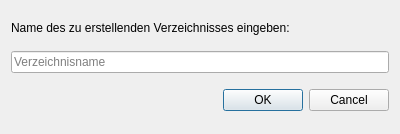
<?xml version="1.0" encoding="UTF-8"?>
<ui version="4.0">
 <class>CreateDirectoryDialog</class>
 <widget class="QDialog" name="CreateDirectoryDialog">
  <property name="geometry">
   <rect>
    <x>0</x>
    <y>0</y>
    <width>400</width>
    <height>134</height>
   </rect>
  </property>
  <property name="windowTitle">
   <string>Neues Verzeichnis erstellen</string>
  </property>
  <layout class="QGridLayout" name="gridLayout">
   <item row="0" column="0">
    <widget class="QLabel" name="lblEnterDirectoryName">
     <property name="sizePolicy">
      <sizepolicy hsizetype="Preferred" vsizetype="Maximum">
       <horstretch>0</horstretch>
       <verstretch>0</verstretch>
      </sizepolicy>
     </property>
     <property name="text">
      <string>Name des zu erstellenden Verzeichnisses eingeben:</string>
     </property>
    </widget>
   </item>
   <item row="1" column="0">
    <widget class="QLineEdit" name="lnEdName">
     <property name="placeholderText">
      <string>Verzeichnisname</string>
     </property>
    </widget>
   </item>
   <item row="2" column="0">
    <widget class="QDialogButtonBox" name="buttonBox">
     <property name="orientation">
      <enum>Qt::Orientation::Horizontal</enum>
     </property>
     <property name="standardButtons">
      <set>QDialogButtonBox::StandardButton::Cancel|QDialogButtonBox::StandardButton::Ok</set>
     </property>
    </widget>
   </item>
  </layout>
 </widget>
 <resources/>
 <connections>
  <connection>
   <sender>buttonBox</sender>
   <signal>accepted()</signal>
   <receiver>CreateDirectoryDialog</receiver>
   <slot>accept()</slot>
   <hints>
    <hint type="sourcelabel">
     <x>248</x>
     <y>254</y>
    </hint>
    <hint type="destinationlabel">
     <x>157</x>
     <y>274</y>
    </hint>
   </hints>
  </connection>
  <connection>
   <sender>buttonBox</sender>
   <signal>rejected()</signal>
   <receiver>CreateDirectoryDialog</receiver>
   <slot>reject()</slot>
   <hints>
    <hint type="sourcelabel">
     <x>316</x>
     <y>260</y>
    </hint>
    <hint type="destinationlabel">
     <x>286</x>
     <y>274</y>
    </hint>
   </hints>
  </connection>
 </connections>
</ui>
